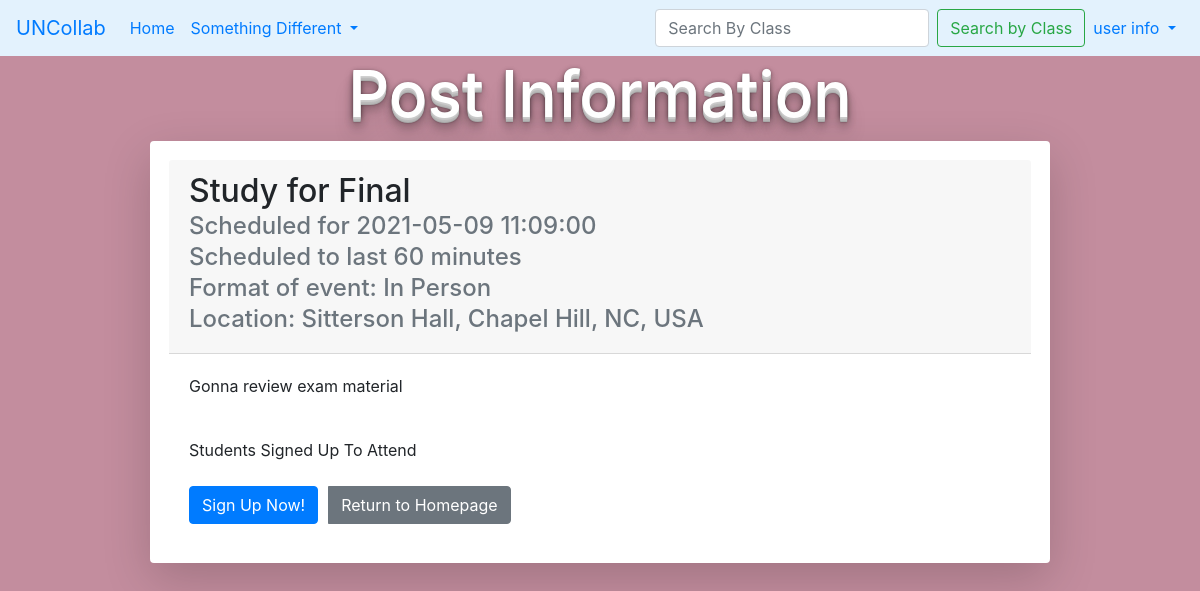
Page /1/info on the committed database.
### tables this page shows
CREATE TABLE posts(
  id INTEGER PRIMARY KEY AUTOINCREMENT,
  author_id INTEGER NOT NULL,
  class_id INTEGER NOT NULL,
  created TIMESTAMP DEFAULT CURRENT_TIMESTAMP,
  title TEXT NOT NULL,
  description TEXT,
  type TEXT NOT NULL,
  reason TEXT NOT NULL,
  location TEXT NOT NULL,
  x_cord FLOAT,
  y_cord FLOAT,
  start_time DATETIME NOT NULL,
  duration INTEGER NOT NULL,
  FOREIGN KEY (author_id) REFERENCES user (id),
  FOREIGN KEY (class_id) REFERENCES classes (id)
);

### collab_app/post.py (the view, shortened to what this page needs)
@bp.route('/<int:id>/info', methods=('GET', 'POST'))
def info(id):
  post = get_post(id)
  db = get_db()
  members = db.execute(
    'SELECT u.first_name, u.last_name, e.member_id'
    ' FROM event e JOIN user u ON e.member_id=u.id'
    ' WHERE e.post_id=?',(id,)
  ).fetchall()
  is_member = ["False"]
  mem = False
  for member in members:
    if g.user['id'] == member['member_id']:
      mem = True
      is_member = ["True"]
  return render_template('post/info.html', post=post, members=members, test=is_member)

### collab_app/auth.py (called while the page is built)
@bp.before_app_request
def load_logged_in_user():
  user_id = session.get('user_id')
  if user_id is None:
    g.user = None
  else:
    g.user = get_db().execute(
      'SELECT * FROM user WHERE id = ?', (user_id,)
    ).fetchone()

### collab_app/db.py (called while the page is built)
def get_db():
  if 'db' not in g:
    g.db = sqlite3.connect(
      current_app.config['DATABASE'],
      detect_types=sqlite3.PARSE_DECLTYPES
    )
    g.db.row_factory = sqlite3.Row
  return  g.db

### collab_app/post.py (called while the page is built)
def get_post(id):
  post = get_db().execute(
      'SELECT p.id, p.author_id, p.class_id, p.title, c.name as name, p.description, p.type, p.reason, p.location, p.start_time, p.duration as duration'
      ' FROM (posts p JOIN user u ON p.author_id = u.id) z JOIN classes c ON c.id = z.class_id'
      ' WHERE p.id = ?',
      (id,)
  ).fetchone()
  if post is None:
      abort(404, "Post id {0} doesn't exist.".format(id))
  return post

### collab_app/templates/post/info.html (shortened to what this page needs)
<!DOCTYPE html>
<html lang="fr">
<head>
  <link rel="stylesheet" type="text/css" href="../static/css/style.css">
  <link href='https://api.tiles.mapbox.com/mapbox-gl-js/v2.2.0/mapbox-gl.css' rel='stylesheet' />
  <link rel="stylesheet" href="https://stackpath.bootstrapcdn.com/bootstrap/4.3.1/css/bootstrap.min.css">
</head>
<body>
  {% include 'navbar.html' %}
  <h1 class='title1'>Post Information</h1>
      <div class="card shadow-lg p-3 mb-5 bg-white rounded">
        <div class="card-header">
         <h2> {{ post['title'] }}</h5>
         <h4 class="card-subtitle mb-2 text-muted">Scheduled for {{ post['start_time'] }}</h4>
         <h4 class="card-subtitle mb-2 text-muted">Scheduled to last {{ post['duration'] }} minutes</h4>
         <h4 class="card-subtitle mb-2 text-muted">Format of event: {{ post['type'] }}</h4>
        <h4 class="card-subtitle mb-2 text-muted">Location: {{ post['location'] }}</h4>
        </div>
        <div class="card-body">
          <p class="card-text">{{post['description']}}</p>
          <br>
          <h7 class="card-title">Students Signed Up To Attend</h7>
        <br>
        <div class="btn-group">
          <form action="{{ url_for('post.info', id=post['id']) }}" method="post" class="form">
            {% if test[0] == "True" %}
            <input class="btn btn-primary" id="sub" type="submit" data-arr="{{ members }}" value="Unregister :(">
            {% else %}
            <input class="btn btn-primary" id="sub" type="submit" data-arr="{{ members }}" value="Sign Up Now!">
            {% endif %}
          </form>
          <br>
            <a class="btn btn-secondary" data-arr="{{ members }}" href="{{ url_for('post.index') }}" style="margin-left: 10px;">Return to Homepage</a>
        </div>
        </div>
      </div>
</body>
</html>

### collab_app/static/css/style.css (style rules this page uses)
body { background-color: #C38D9E !important; }
.card { display: block !important; margin-left: auto !important; margin-right: auto !important; width: 75% !important; border: 3px solid white !important; }
.title1 { display: flex; align-items: center; justify-content: center; color: white; font-size:64px; text-shadow: 0 1px 0 #ccc, 0 2px 0 #c9c9c9, 0 3px 0 #bbb, 0 4px 0 #b9b9b9, 0 5px 0 #aaa, 0 6px 1px rgba(0, 0, 0, .1), 0 0 5px rgba(0, 0, 0, .1), 0 1px 3px rgba(0, 0, 0, .3), 0 3px 5px rgba(0, 0, 0, .2), 0 5px 10px rgba(0, 0, 0, .25), 0 10px 10px rgba(0, 0, 0, .2), 0 20px 20px rgba(0, 0, 0, .15); }

### rows in the picture
posts: title "Study for Final", start_time "2021-05-09 11:09:00", duration "60", type "In Person", location "Sitterson Hall, Chapel Hill, NC, USA", description "Gonna review exam material"
